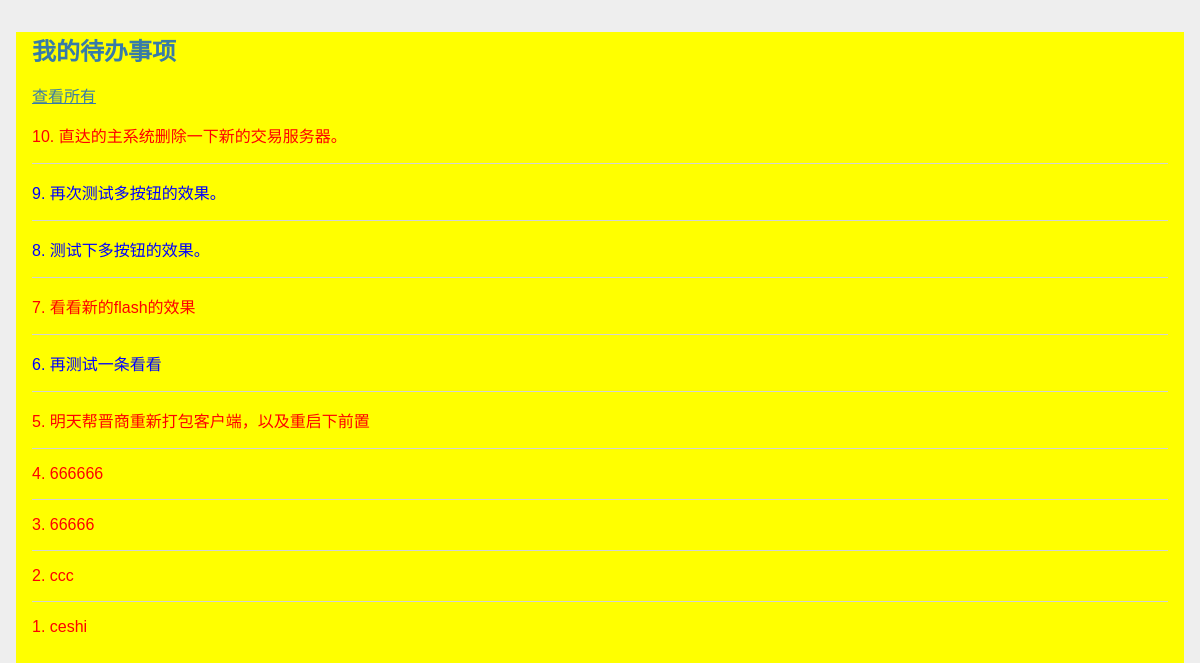
/all, run on an earlier commit of the app's database.
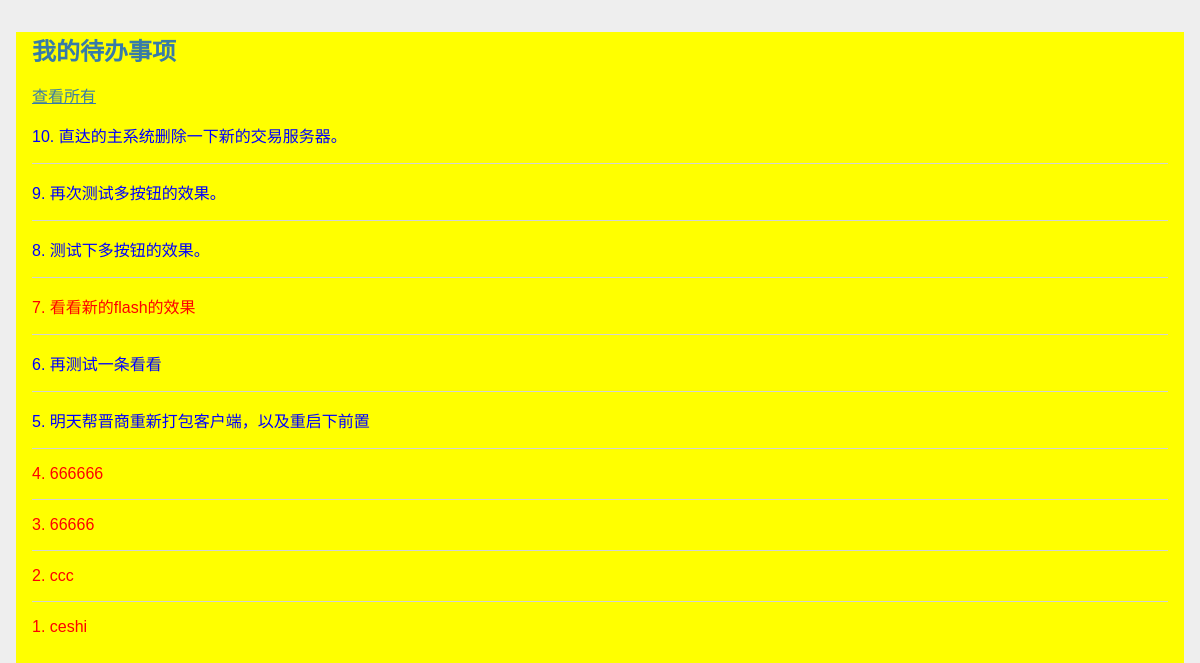
And on a later commit of the database.
### to_do/models.py (models this page shows)
class Thing(db.Model):
	id = db.Column(db.Integer, primary_key = True)
	body = db.Column(db.String(200))
	status = db.Column(db.Boolean, default = True)
	timestamp = db.Column(db.DateTime, default = datetime.now(), index = True)

### to_do/views.py (the view)
@app.route('/all', methods = ['GET'])
def all_thing():
	things = Thing.query.order_by(Thing.timestamp.desc()).all()
	return render_template('all.html', things = things)

### to_do/templates/all.html (shortened to what this page needs)
{% extends 'base.html' %}
{% block content %}
	<div class="list">
		{% for thing in things %}
		{% if thing.status %}
		<p class="finished">{{thing.id}}. {{ thing.body }}</p>
		{% else %}
		<p class="no">{{thing.id}}. {{ thing.body }}</p>
		{% endif %}
			{% if not loop.last%}
			<hr />
			{% endif %}
		{% endfor %}
	</div>
{% endblock %}

What changed in the data, as far as the page shows it:
changed Thing "直达的主系统删除一下新的交易服务器。": status True → False (drawn)
changed Thing "明天帮晋商重新打包客户端，以及重启下前置": status True → False (drawn)
